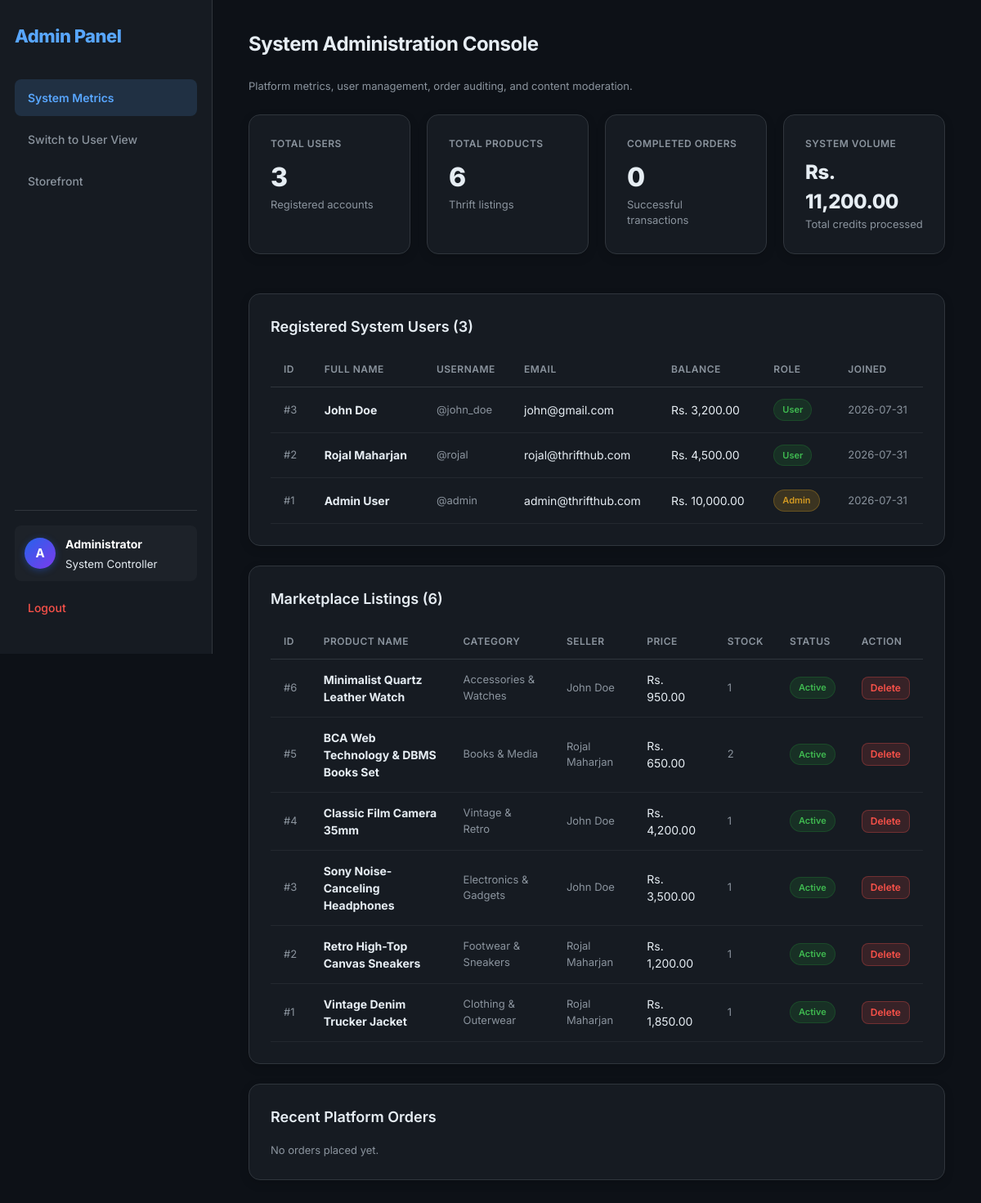
/admin.php (signed in), run on the app's committed database.
### tables this page shows
CREATE TABLE `users` (
  `id` INT AUTO_INCREMENT PRIMARY KEY,
  `full_name` VARCHAR(100) NOT NULL,
  `username` VARCHAR(50) NOT NULL UNIQUE,
  `email` VARCHAR(100) NOT NULL UNIQUE,
  `password` VARCHAR(255) NOT NULL,
  `balance` DECIMAL(10,2) NOT NULL DEFAULT 5000.00,
  `role` ENUM('user', 'admin') NOT NULL DEFAULT 'user',
  `created_at` TIMESTAMP DEFAULT CURRENT_TIMESTAMP
);

CREATE TABLE `products` (
  `id` INT AUTO_INCREMENT PRIMARY KEY,
  `seller_id` INT NOT NULL,
  `category_id` INT NOT NULL DEFAULT 1,
  `name` VARCHAR(150) NOT NULL,
  `description` TEXT,
  `price` DECIMAL(10,2) NOT NULL,
  `condition_status` ENUM('Brand New', 'Like New', 'Gently Used', 'Well Used') NOT NULL DEFAULT 'Gently Used',
  `stock` INT NOT NULL DEFAULT 1,
  `image` VARCHAR(255) DEFAULT 'default_item.jpg',
  `status` ENUM('active', 'sold', 'archived') NOT NULL DEFAULT 'active',
  `created_at` TIMESTAMP DEFAULT CURRENT_TIMESTAMP,
  FOREIGN KEY (`seller_id`) REFERENCES `users`(`id`) ON DELETE CASCADE
);

CREATE TABLE `categories` (
  `id` INT AUTO_INCREMENT PRIMARY KEY,
  `name` VARCHAR(50) NOT NULL,
  `slug` VARCHAR(50) NOT NULL UNIQUE,
  `icon` VARCHAR(50) DEFAULT '🏷️'
);

### admin.php (the view, shortened to what this page needs)
<?php
include("db.php");
$total_users = mysqli_fetch_assoc(mysqli_query($conn, "SELECT COUNT(*) as cnt FROM users"))['cnt'];
$total_products = mysqli_fetch_assoc(mysqli_query($conn, "SELECT COUNT(*) as cnt FROM products"))['cnt'];
$total_orders = mysqli_fetch_assoc(mysqli_query($conn, "SELECT COUNT(*) as cnt FROM orders"))['cnt'];
$vol_row = mysqli_fetch_assoc(mysqli_query($conn, "SELECT SUM(amount) as sum FROM transactions WHERE type='credit'"));
$total_volume = $vol_row['sum'] ? $vol_row['sum'] : 0;
$users = array();
$u_res = mysqli_query($conn, "SELECT id, full_name, username, email, balance, role, created_at FROM users ORDER BY id DESC");
while($row = mysqli_fetch_assoc($u_res)){
    $users[] = $row;
}
$all_products = array();
$p_res = mysqli_query($conn, "SELECT p.*, u.full_name as seller_name, c.name as category_name FROM products p JOIN users u ON p.seller_id=u.id JOIN categories c ON p.category_id=c.id ORDER BY p.id DESC");
while($row = mysqli_fetch_assoc($p_res)){
    $all_products[] = $row;
}
$all_orders = array();
?>
<!DOCTYPE html>
<html lang="en">
<head>
<link rel="stylesheet" href="dashboard.css">
</head>
<body>
<aside class="sidebar">
    <a href="index.php" class="sidebar-logo">Admin Panel</a>
    <a href="admin.php" class="nav-item active">System Metrics</a>
    <a href="dashboard.php" class="nav-item">Switch to User View</a>
    <a href="index.php" class="nav-item">Storefront</a>
    <div class="sidebar-footer">
        <div class="user-chip">
            <div class="avatar">A</div>
            <div>
                <strong style="color:white; font-size:14px;">Administrator</strong><br>
                <small>System Controller</small>
            </div>
        </div>
        <a href="logout.php" class="nav-item logout">Logout</a>
    </div>
</aside>
<main class="content">
<div style="margin-bottom:24px;">
    <h1>System Administration Console</h1>
    <p class="muted">Platform metrics, user management, order auditing, and content moderation.</p>
</div>
<div class="grid3" style="grid-template-columns: repeat(4, 1fr);">
    <div class="card">
        <div class="card-label">Total Users</div>
        <div class="amount-lg"><?php echo number_format($total_users); ?></div>
        <div class="muted">Registered accounts</div>
    </div>
    <div class="card">
        <div class="card-label">Total Products</div>
        <div class="amount-lg"><?php echo number_format($total_products); ?></div>
        <div class="muted">Thrift listings</div>
    </div>
    <div class="card">
        <div class="card-label">Completed Orders</div>
        <div class="amount-lg"><?php echo number_format($total_orders); ?></div>
        <div class="muted">Successful transactions</div>
    </div>
    <div class="card">
        <div class="card-label">System Volume</div>
        <div class="amount-lg" style="font-size:24px;">Rs. <?php echo number_format($total_volume, 2); ?></div>
        <div class="muted">Total credits processed</div>
    </div>
</div>
<div class="card">
    <h2>Registered System Users (<?php echo count($users); ?>)</h2>
    <table>
        <thead>
            <tr>
                <th>ID</th><th>FULL NAME</th><th>USERNAME</th><th>EMAIL</th>
                <th>BALANCE</th><th>ROLE</th><th>JOINED</th>
            </tr>
        </thead>
        <tbody>
        <?php foreach($users as $u){ ?>
            <tr>
                <td class="muted">#<?php echo $u['id']; ?></td>
                <td><strong><?php echo htmlspecialchars($u['full_name']); ?></strong></td>
                <td class="muted">@<?php echo htmlspecialchars($u['username']); ?></td>
                <td><?php echo htmlspecialchars($u['email']); ?></td>
                <td>Rs. <?php echo number_format($u['balance'], 2); ?></td>
                <td>
                    <?php if($u['role'] == "admin"){ ?>
                        <span class="badge badge-amber"><?php echo ucfirst($u['role']); ?></span>
                    <?php }else{ ?>
                        <span class="badge"><?php echo ucfirst($u['role']); ?></span>
                    <?php } ?>
                </td>
                <td class="muted"><?php echo date('Y-m-d', strtotime($u['created_at'])); ?></td>
            </tr>
        <?php } ?>
        </tbody>
    </table>
</div>
<div class="card">
    <h2>Marketplace Listings (<?php echo count($all_products); ?>)</h2>
    <table>
        <thead>
            <tr>
                <th>ID</th><th>PRODUCT NAME</th><th>CATEGORY</th><th>SELLER</th>
                <th>PRICE</th><th>STOCK</th><th>STATUS</th><th>ACTION</th>
            </tr>
        </thead>
        <tbody>
        <?php foreach($all_products as $p){ ?>
            <tr>
                <td class="muted">#<?php echo $p['id']; ?></td>
                <td><strong><?php echo htmlspecialchars($p['name']); ?></strong></td>
                <td class="muted"><?php echo htmlspecialchars($p['category_name']); ?></td>
                <td class="muted"><?php echo htmlspecialchars($p['seller_name']); ?></td>
                <td>Rs. <?php echo number_format($p['price'], 2); ?></td>
                <td class="muted"><?php echo $p['stock']; ?></td>
                <td>
                    <?php if($p['status'] == "active"){ ?>
                        <span class="badge"><?php echo ucfirst($p['status']); ?></span>
                    <?php }else{ ?>
                        <span class="badge badge-amber"><?php echo ucfirst($p['status']); ?></span>
                    <?php } ?>
                </td>
                <td>
                    <a href="action.php?action=delete_product&id=<?php echo $p['id']; ?>" onclick="return confirm('Admin Delete: Are you sure?');" class="btn btn-red" style="padding:4px 10px; font-size:12px;">Delete</a>
                </td>
            </tr>
        <?php } ?>
        </tbody>
    </table>
</div>
<div class="card">
    <h2>Recent Platform Orders</h2>
    <?php if(count($all_orders) == 0){ ?>
        <p class="muted">No orders placed yet.</p>
    <?php } ?>
</div>
</main>
</body>
</html>

### dashboard.css (style rules this page uses)
* { box-sizing: border-box; margin: 0; padding: 0; }
:root { --bg: #0d1117; --surface: #161b22; --surface-hover: #21262d; --border: #30363d; --blue: #58a6ff; --blue-glow: rgba(88, 166, 255, 0.15); --green: #238636; --green-hover: #2ea043; --red: #f85149; --amber: #d29922; --muted: #8b949e; --white: #e6edf3; --card-shadow: 0 8px 24px rgba(0, 0, 0, 0.3); }
body { font-family: 'Inter', system-ui, -apple-system, sans-serif; background: var(--bg); color: var(--white); min-height: 100vh; display: flex; line-height: 1.5; }
.sidebar { width: 260px; background: var(--surface); border-right: 1px solid var(--border); padding: 28px 18px; display: flex; flex-direction: column; position: sticky; top: 0; height: 100vh; }
.sidebar-logo { font-size: 22px; font-weight: 800; color: var(--blue); display: flex; align-items: center; gap: 8px; margin-bottom: 36px; text-decoration: none; letter-spacing: -0.5px; }
.nav-item { display: flex; align-items: center; gap: 12px; padding: 12px 16px; border-radius: 8px; font-size: 14px; font-weight: 500; color: var(--muted); text-decoration: none; margin-bottom: 6px; transition: all 0.2s ease; }
.nav-item.active { background: var(--blue-glow); color: var(--blue); font-weight: 600; }
.nav-item.logout { color: var(--red); margin-top: auto; }
.sidebar-footer { margin-top: auto; border-top: 1px solid var(--border); padding-top: 18px; }
.avatar { width: 38px; height: 38px; border-radius: 50%; background: linear-gradient(135deg, #2563eb, #7c3aed); display: flex; align-items: center; justify-content: center; font-weight: 700; font-size: 15px; color: #fff; box-shadow: 0 2px 8px rgba(37, 99, 235, 0.4); }
.user-chip { display: flex; align-items: center; gap: 12px; padding: 10px 12px; margin-bottom: 10px; background: rgba(255, 255, 255, 0.03); border-radius: 8px; }
.content { flex: 1; padding: 36px 44px; max-width: 1200px; }
h1 { font-size: 24px; font-weight: 700; margin-bottom: 24px; letter-spacing: -0.5px; }
h2 { font-size: 18px; font-weight: 600; margin-bottom: 18px; color: var(--white); }
.card { background: var(--surface); border: 1px solid var(--border); border-radius: 14px; padding: 26px; margin-bottom: 24px; box-shadow: 0 4px 12px rgba(0, 0, 0, 0.15); }
.card-label { font-size: 12px; font-weight: 600; color: var(--muted); text-transform: uppercase; letter-spacing: 0.5px; margin-bottom: 8px; }
.amount-lg { font-size: 32px; font-weight: 800; letter-spacing: -0.5px; }
.grid3 { display: grid; grid-template-columns: repeat(3, 1fr); gap: 20px; margin-bottom: 24px; }
.btn { display: inline-flex; align-items: center; justify-content: center; gap: 8px; padding: 12px 24px; border: none; border-radius: 8px; font-size: 14px; font-weight: 600; cursor: pointer; text-decoration: none; transition: background 0.2s, transform 0.1s; }
.btn-red { background: rgba(248,81,73,0.15); color: var(--red); border: 1px solid rgba(248,81,73,0.3); }
table { width: 100%; border-collapse: collapse; text-align: left; }
th { padding: 12px 16px; font-size: 12px; font-weight: 600; color: var(--muted); border-bottom: 1px solid var(--border); text-transform: uppercase; letter-spacing: 0.5px; }
td { padding: 14px 16px; border-bottom: 1px solid rgba(48,54,61,0.5); font-size: 14px; }
.badge { display: inline-block; padding: 4px 10px; border-radius: 20px; font-size: 11px; font-weight: 600; background: rgba(35, 134, 54, 0.2); color: #3fb950; border: 1px solid rgba(35, 134, 54, 0.3); }
.badge-amber { background: rgba(210, 153, 34, 0.2); color: var(--amber); border-color: rgba(210, 153, 34, 0.3); }
.muted { color: var(--muted); font-size: 13px; }

### data on the page
users: id "3", full_name "John Doe", username "john_doe", email "john@gmail.com", balance "3,200.00", role "User", created_at "2026-07-31"
users: id "2", full_name "Rojal Maharjan", username "rojal", email "rojal@thrifthub.com", balance "4,500.00", role "User", created_at "2026-07-31"
users: id "1", full_name "Admin User", username "admin", email "admin@thrifthub.com", balance "10,000.00", role "Admin", created_at "2026-07-31"
products: id "6", name "Minimalist Quartz Leather Watch", category.name "Accessories & Watches", seller.full_name "John Doe", price "950.00", stock "1", status "Active"
products: id "5", name "BCA Web Technology & DBMS Books Set", category.name "Books & Media", seller.full_name "Rojal Maharjan", price "650.00", stock "2", status "Active"
products: id "4", name "Classic Film Camera 35mm", category.name "Vintage & Retro", seller.full_name "John Doe", price "4,200.00", stock "1", status "Active"
products: id "3", name "Sony Noise-Canceling Headphones", category.name "Electronics & Gadgets", seller.full_name "John Doe", price "3,500.00", stock "1", status "Active"
products: id "2", name "Retro High-Top Canvas Sneakers", category.name "Footwear & Sneakers", seller.full_name "Rojal Maharjan", price "1,200.00", stock "1", status "Active"
products: id "1", name "Vintage Denim Trucker Jacket", category.name "Clothing & Outerwear", seller.full_name "Rojal Maharjan", price "1,850.00", stock "1", status "Active"

### other printed values
$total_users "3"
$total_products "6"
$total_orders "0"
$total_volume "11,200.00"
count($users) "3"
count($all_products) "6"
